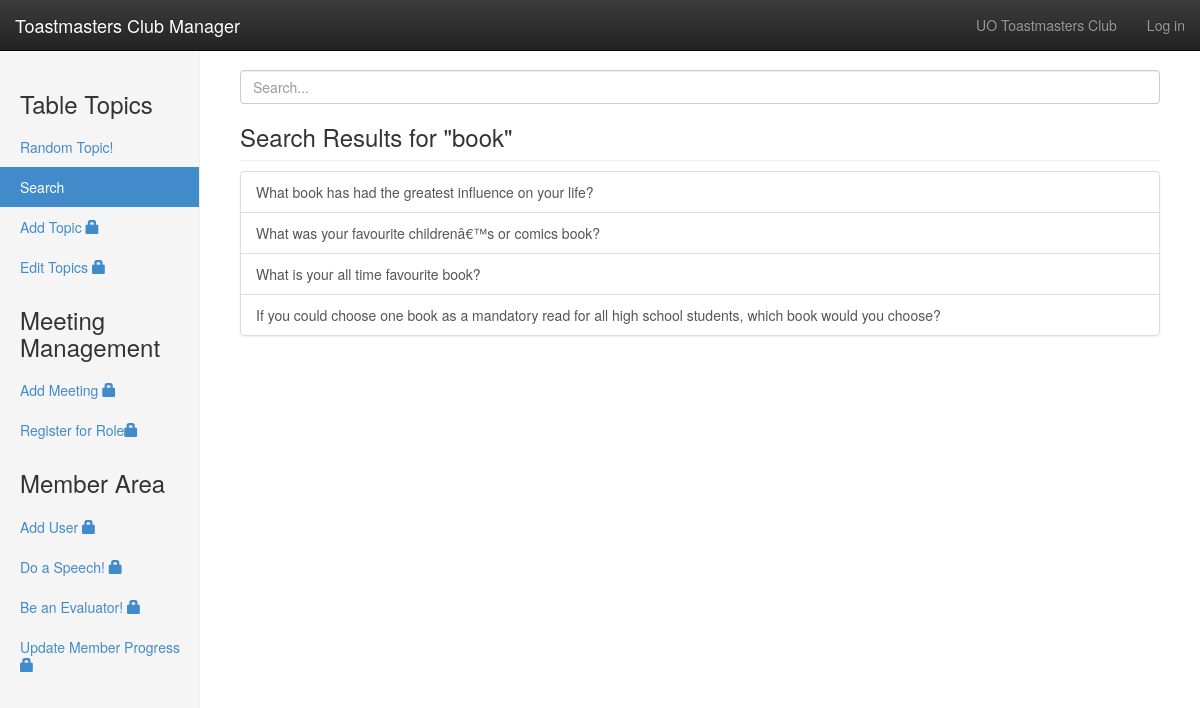
The page /?page=Search&q=book on the database its author committed.
### tables this page shows
CREATE TABLE `tt_title` (
  `Index` int(11) NOT NULL AUTO_INCREMENT,
  `Topic` text NOT NULL,
  `Added by` int(11) NOT NULL,
  PRIMARY KEY (`Index`),
  CONSTRAINT `ttmm` FOREIGN KEY (`Index`) REFERENCES `tt_members` (`Index`) ON DELETE NO ACTION ON UPDATE NO ACTION
);

### index.php (the view, shortened to what this page needs)
<head>
    <link href="./bootstrap-3.1.1-dist/css/bootstrap.css" rel="stylesheet">
    <link href="./bootstrap-3.1.1-dist/css/dashboard.css" rel="stylesheet">
    <link href="./bootstrap-3.1.1-dist/css/bootstrap-theme.css" rel="stylesheet">
</head>
<body>
<div class="navbar navbar-inverse navbar-fixed-top" role="navigation">
      <div class="container-fluid">
        <div class="navbar-header">
          <a class="navbar-brand" href="#">Toastmasters Club Manager</a>
        </div>
        <div class="navbar-collapse collapse">
          <ul class="nav navbar-nav navbar-right">
            <li><a href="#">UO Toastmasters Club</a></li>
            <li>
			<?php
				if(isset($_SESSION['Name'])){
					echo '<a href=".?page=LogOut">'.$_SESSION['Name'].' (Log out)</a>';
				}
				else{
					echo '<a href=".?page=Login&Next=Random">Log in</a>';
				}
			?>
			</li>
          </ul>
        </div>
      </div>
    </div>
	<?php
			if (isset($_GET["page"]))
			{
				$page=$_GET["page"];
			}
	?>
	<div class="container-fluid">
      <div class="row">
        <div class="col-sm-3 col-md-2 sidebar">
		  <div id="TMM">
		  <h3 id="tt">Table Topics</h3>
		  <div>
		  <ul class="nav nav-sidebar">
		    <?php
				if($page=='Random'){
					echo "<li class='active'>";
				}
				else{
					echo "<li>";
				}
			?>
            <a href="?page=Random">Random Topic!</a></li>
			<?php
				if($page=='Search'){
					echo "<li class='active'>";
				}
				else{
					echo "<li>";
				}
			?>
			<a href="?page=Search">Search</a></li>
            <?php
				if($page=='Add'){
					echo "<li class='active'>";
				}
				else{
					echo "<li>";
				}
			?>
			<a href="?page=Add">Add Topic
			<?php
				if(!isset($_SESSION['Name'])){
					echo '<span class="glyphicon glyphicon-lock"></span>';
				}
			?>
			</a></li>
            <?php
				if($page=='Edit'){
					echo "<li class='active'>";
				}
				else{
					echo "<li>";
				}
			?>
			<a href="?page=Edit&id=1">Edit Topics
			<?php
				if(!isset($_SESSION['Name'])){
					echo '<span class="glyphicon glyphicon-lock"></span>';
				}
			?>
			</a></li>
          </ul>
		  </div>
		  <h3 id="meeting">Meeting Management</h3>
		  <div>
			<ul class="nav nav-sidebar">
			<?php
				if($page=='AddMeeting'){
					echo "<li class='active'>";
				}
				else{
					echo "<li>";
				}
			?>
			<a href="?page=AddMeeting">Add Meeting
			<?php
				if(!isset($_SESSION['Name'])){
					echo '<span class="glyphicon glyphicon-lock"></span>';
				}
				else if(isset($_SESSION['Level'])){
					if($_SESSION['Level']<1){
						echo '<span class="glyphicon glyphicon-lock"></span>';
					}
				}
			?>
			</a></li>
			<?php
				if($page=='EditMeeting'){
					echo "<li class='active'>";
				}
				else{
					echo "<li>";
				}
			?>
			<a href="?page=EditMeeting">
			<?php
					echo 'Register for Role';
				if(!isset($_SESSION['Name'])){
					echo '<span class="glyphicon glyphicon-lock"></span>';
				}
			?>
			</a></li>
		  </ul>
		  </div>
		  <h3 id="meeting">Member Area</h3>
		  <div>
		  <ul class="nav nav-sidebar">
			<?php
				if($page=='AddUser'){
					echo "<li class='active'>";
				}
				else{
					echo "<li>";
				}
			?>
			<a href="?page=AddUser">Add User
			<?php
				if(!isset($_SESSION['Name'])){
					echo '<span class="glyphicon glyphicon-lock"></span>';
				}
				else if(isset($_SESSION['Level'])){
					if($_SESSION['Level']<1){
						echo '<span class="glyphicon glyphicon-lock"></span>';
					}
				}
			?>
			</a></li>
			<?php
				if($page=='Speech'){
					echo "<li class='active'>";
				}
				else{
					echo "<li>";
				}
			?>
			<a href="?page=Speech">Do a Speech!
			<?php
				if(!isset($_SESSION['Name'])){
					echo '<span class="glyphicon glyphicon-lock"></span>';
				}
			?>
			</a></li>
			<?php
				if($page=='Evaluator'){
					echo "<li class='active'>";
				}
				else{
					echo "<li>";
				}
			?>
			<a href="?page=Evaluator">Be an Evaluator!
			<?php
				if(!isset($_SESSION['Name'])){
					echo '<span class="glyphicon glyphicon-lock"></span>';
				}
			?>
			</a></li>
			<?php
				if(($page=='Progress')||($page=='ProgressLoaded')){
					echo "<li class='active'>";
				}
				else{
					echo "<li>";
				}
			?>
			<a href="?page=Progress">Update Member Progress
			<?php
				if(!isset($_SESSION['Name'])){
					echo '<span class="glyphicon glyphicon-lock"></span>';
				}
				else if(isset($_SESSION['Level'])){
					if($_SESSION['Level']<1){
						echo '<span class="glyphicon glyphicon-lock"></span>';
					}
				}
			?>
			</a></li>
		  </ul>
		  </div>
		  </div>
        </div>
        <div class="col-sm-9 col-sm-offset-3 col-md-10 col-md-offset-2 main">
        <?php
			include('connectionData.php');
			$con=mysqli_connect($server, $user, $pass, $dbname, $port);
			if($page=='Login'){
				if(isset($_GET["Wrong"])){
					echo '<div class="alert alert-danger alert-dismissable">';
					echo '<button type="button" class="close" data-dismiss="alert" aria-hidden="true">&times;</button>';
					echo '<strong>Warning!</strong> Wrong email address or password!';
					echo '</div>';
				}
				echo '<div class="container"><form class="form-signin" role="form" action="." method="post">';
				echo '<h2 class="form-signin-heading">Please sign in</h2>';
				echo '<input type="hidden" class="form-control" value="CheckLogin" name="page">';
				if(!isset($_GET["Wrong"])){
					echo '<input type="hidden" class="form-control" value="'.$_SERVER['QUERY_STRING'].'" name="Redirect">';
				}
				echo '<input type="email" class="form-control" placeholder="Email address" name="email" ';
				if(isset($_GET["Wrong"])){
					echo 'value='.$_GET["email"];
				}
				else{
					echo 'value="cwilson@cs.uoregon.edu" ';
				}
				echo 'required autofocus>';
				echo '<input type="password" class="form-control" placeholder="Password" name="password" ';
				echo ' value="Chirs" ';
				echo ' required>';
				echo '<label class="checkbox">';
				echo '<input type="checkbox" value="remember-me"> Remember me';
				echo '</label>';
				echo '<button class="btn btn-lg btn-primary btn-block" type="submit">Sign in</button>';
				echo '</form></div>';
			}
			else if($page=='Search'){
				$sql="SELECT DISTINCT`tt_title`.`Topic`,`tt_title`.`Index` FROM tt_title JOIN(SELECT `tt_title_to_key`.`Title` FROM tt_title_to_key,tt_key WHERE `tt_title_to_key`.`Key` =`tt_key`.`Index`";
				echo '<form  action="." method="get">';
				echo '<input id="searchBox" type="text" class="form-control" placeholder="Search..." name="q" >';
				echo '</form>';
				if (isset($_GET["q"]))
				{
					$q=$_GET["q"];
					echo '<h3 class="sub-header">Search Results for "'.$q.'"</h3>';
					$sql=$sql."AND `tt_key`.`Key` = '".$q."'";
				}
				else{
					echo '<h3 class="sub-header">Listing All Topics</h3>';
				}
				$sql=$sql.") AS Sel ON `Sel`.`Title` =`tt_title`.`Index`";
				$result =mysqli_query($con,$sql);
				echo '<div class="list-group">';
				while($row = mysqli_fetch_array($result))
				{
					echo '<a href="?page=Show&id='.$row['Index'].'" class="list-group-item" style:width="100%">'.$row['Topic'].'</a>';
				}
				echo '</div>';
			}
		  ?>
        </div>
      </div>
    </div>
	<link rel="stylesheet" href="http://code.jquery.com/ui/1.10.2/themes/smoothness/jquery-ui.css" />
</body>

### rows shown on the page
tt_title: Topic "What book has had the greatest influence on your life?"
tt_title: Topic "What was your favourite childrenâ€™s or comics book?"
tt_title: Topic "What is your all time favourite book?"
tt_title: Topic "If you could choose one book as a mandatory read for all high school students, which book would you choose?"

### other values the page prints
$q "book"
